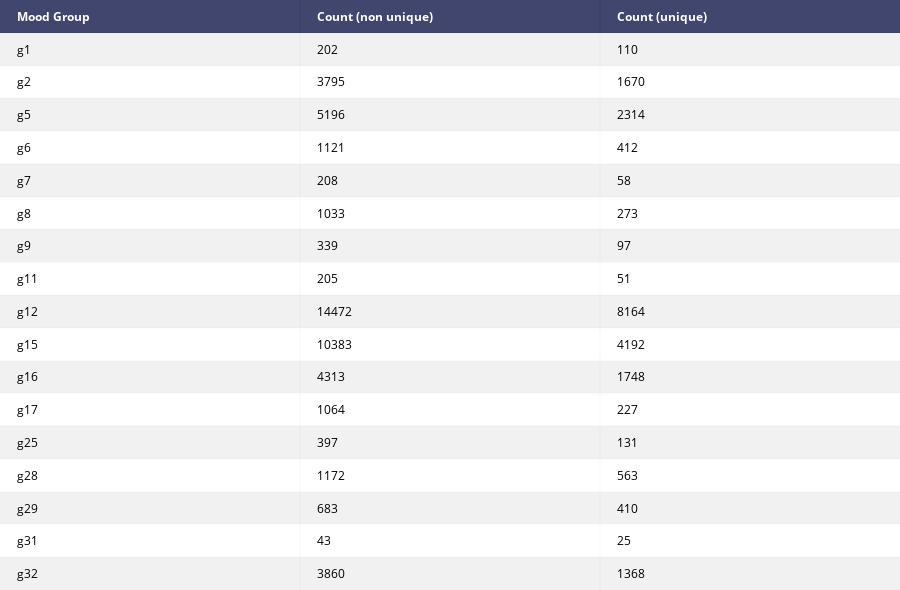

Write notebook code for a chart like this one.
### Code cell
count_table = [["Mood Group", "Count (non unique)", "Count (unique)"]]

unique_set = ama_nodup_data[ama_nodup_data["mood_count"] == 1] # Remove rows with more than one label

ama_nodup_data["g16"].value_counts()

for group in groups:
    count_table.append([group, ama_nodup_data[group].value_counts()[1],  unique_set[group].value_counts()[1]])
    
table = ff.create_table(count_table)
iplot(table)

### Figure 1 — Plotly figure (JSON) as saved in the notebook; plotly's stock layout.template omitted (floating-point values rounded to 4 significant figures)
{"data": [{"colorscale": [[0, "#00083e"], [0.5, "#ededee"], [1, "#ffffff"]], "hoverinfo": "none", "opacity": 0.75, "showscale": false, "type": "heatmap", "uid": "2a862301-c42a-4014-8ed8-1bf47ae32e17", "z": [[0, 0, 0], [0.5, 0.5, 0.5], [1, 1, 1], [0.5, 0.5, 0.5], [1, 1, 1], [0.5, 0.5, 0.5], [1, 1, 1], [0.5, 0.5, 0.5], [1, 1, 1], [0.5, 0.5, 0.5], [1, 1, 1], [0.5, 0.5, 0.5], [1, 1, 1], [0.5, 0.5, 0.5], [1, 1, 1], [0.5, 0.5, 0.5], [1, 1, 1], [0.5, 0.5, 0.5]]}], "layout": {"annotations": [{"align": "left", "font": {"color": "#ffffff"}, "showarrow": false, "text": "<b>Mood Group</b>", "x": -0.45, "xanchor": "left", "xref": "x", "y": 0, "yref": "y"}, {"align": "left", "font": {"color": "#ffffff"}, "showarrow": false, "text": "<b>Count (non unique)</b>", "x": 0.55, "xanchor": "left", "xref": "x", "y": 0, "yref": "y"}, {"align": "left", "font": {"color": "#ffffff"}, "showarrow": false, "text": "<b>Count (unique)</b>", "x": 1.55, "xanchor": "left", "xref": "x", "y": 0, "yref": "y"}, {"align": "left", "font": {"color": "#000000"}, "showarrow": false, "text": "g1", "x": -0.45, "xanchor": "left", "xref": "x", "y": 1, "yref": "y"}, {"align": "left", "font": {"color": "#000000"}, "showarrow": false, "text": "202", "x": 0.55, "xanchor": "left", "xref": "x", "y": 1, "yref": "y"}, {"align": "left", "font": {"color": "#000000"}, "showarrow": false, "text": "110", "x": 1.55, "xanchor": "left", "xref": "x", "y": 1, "yref": "y"}, {"align": "left", "font": {"color": "#000000"}, "showarrow": false, "text": "g2", "x": -0.45, "xanchor": "left", "xref": "x", "y": 2, "yref": "y"}, {"align": "left", "font": {"color": "#000000"}, "showarrow": false, "text": "3795", "x": 0.55, "xanchor": "left", "xref": "x", "y": 2, "yref": "y"}, {"align": "left", "font": {"color": "#000000"}, "showarrow": false, "text": "1670", "x": 1.55, "xanchor": "left", "xref": "x", "y": 2, "yref": "y"}, {"align": "left", "font": {"color": "#000000"}, "showarrow": false, "text": "g5", "x": -0.45, "xanchor": "left", "xref": "x", "y": 3, "yref": "y"}, {"align": "left", "font": {"color": "#000000"}, "showarrow": false, "text": "5196", "x": 0.55, "xanchor": "left", "xref": "x", "y": 3, "yref": "y"}, {"align": "left", "font": {"color": "#000000"}, "showarrow": false, "text": "2314", "x": 1.55, "xanchor": "left", "xref": "x", "y": 3, "yref": "y"}, {"align": "left", "font": {"color": "#000000"}, "showarrow": false, "text": "g6", "x": -0.45, "xanchor": "left", "xref": "x", "y": 4, "yref": "y"}, {"align": "left", "font": {"color": "#000000"}, "showarrow": false, "text": "1121", "x": 0.55, "xanchor": "left", "xref": "x", "y": 4, "yref": "y"}, {"align": "left", "font": {"color": "#000000"}, "showarrow": false, "text": "412", "x": 1.55, "xanchor": "left", "xref": "x", "y": 4, "yref": "y"}, {"align": "left", "font": {"color": "#000000"}, "showarrow": false, "text": "g7", "x": -0.45, "xanchor": "left", "xref": "x", "y": 5, "yref": "y"}, {"align": "left", "font": {"color": "#000000"}, "showarrow": false, "text": "208", "x": 0.55, "xanchor": "left", "xref": "x", "y": 5, "yref": "y"}, {"align": "left", "font": {"color": "#000000"}, "showarrow": false, "text": "58", "x": 1.55, "xanchor": "left", "xref": "x", "y": 5, "yref": "y"}, {"align": "left", "font": {"color": "#000000"}, "showarrow": false, "text": "g8", "x": -0.45, "xanchor": "left", "xref": "x", "y": 6, "yref": "y"}, {"align": "left", "font": {"color": "#000000"}, "showarrow": false, "text": "1033", "x": 0.55, "xanchor": "left", "xref": "x", "y": 6, "yref": "y"}, {"align": "left", "font": {"color": "#000000"}, "showarrow": false, "text": "273", "x": 1.55, "xanchor": "left", "xref": "x", "y": 6, "yref": "y"}, {"align": "left", "font": {"color": "#000000"}, "showarrow": false, "text": "g9", "x": -0.45, "xanchor": "left", "xref": "x", "y": 7, "yref": "y"}, {"align": "left", "font": {"color": "#000000"}, "showarrow": false, "text": "339", "x": 0.55, "xanchor": "left", "xref": "x", "y": 7, "yref": "y"}, {"align": "left", "font": {"color": "#000000"}, "showarrow": false, "text": "97", "x": 1.55, "xanchor": "left", "xref": "x", "y": 7, "yref": "y"}, {"align": "left", "font": {"color": "#000000"}, "showarrow": false, "text": "g11", "x": -0.45, "xanchor": "left", "xref": "x", "y": 8, "yref": "y"}, {"align": "left", "font": {"color": "#000000"}, "showarrow": false, "text": "205", "x": 0.55, "xanchor": "left", "xref": "x", "y": 8, "yref": "y"}, {"align": "left", "font": {"color": "#000000"}, "showarrow": false, "text": "51", "x": 1.55, "xanchor": "left", "xref": "x", "y": 8, "yref": "y"}, {"align": "left", "font": {"color": "#000000"}, "showarrow": false, "text": "g12", "x": -0.45, "xanchor": "left", "xref": "x", "y": 9, "yref": "y"}, {"align": "left", "font": {"color": "#000000"}, "showarrow": false, "text": "14472", "x": 0.55, "xanchor": "left", "xref": "x", "y": 9, "yref": "y"}, {"align": "left", "font": {"color": "#000000"}, "showarrow": false, "text": "8164", "x": 1.55, "xanchor": "left", "xref": "x", "y": 9, "yref": "y"}, {"align": "left", "font": {"color": "#000000"}, "showarrow": false, "text": "g15", "x": -0.45, "xanchor": "left", "xref": "x", "y": 10, "yref": "y"}, {"align": "left", "font": {"color": "#000000"}, "showarrow": false, "text": "10383", "x": 0.55, "xanchor": "left", "xref": "x", "y": 10, "yref": "y"}, {"align": "left", "font": {"color": "#000000"}, "showarrow": false, "text": "4192", "x": 1.55, "xanchor": "left", "xref": "x", "y": 10, "yref": "y"}, {"align": "left", "font": {"color": "#000000"}, "showarrow": false, "text": "g16", "x": -0.45, "xanchor": "left", "xref": "x", "y": 11, "yref": "y"}, {"align": "left", "font": {"color": "#000000"}, "showarrow": false, "text": "4313", "x": 0.55, "xanchor": "left", "xref": "x", "y": 11, "yref": "y"}, {"align": "left", "font": {"color": "#000000"}, "showarrow": false, "text": "1748", "x": 1.55, "xanchor": "left", "xref": "x", "y": 11, "yref": "y"}, {"align": "left", "font": {"color": "#000000"}, "showarrow": false, "text": "g17", "x": -0.45, "xanchor": "left", "xref": "x", "y": 12, "yref": "y"}, {"align": "left", "font": {"color": "#000000"}, "showarrow": false, "text": "1064", "x": 0.55, "xanchor": "left", "xref": "x", "y": 12, "yref": "y"}, {"align": "left", "font": {"color": "#000000"}, "showarrow": false, "text": "227", "x": 1.55, "xanchor": "left", "xref": "x", "y": 12, "yref": "y"}, {"align": "left", "font": {"color": "#000000"}, "showarrow": false, "text": "g25", "x": -0.45, "xanchor": "left", "xref": "x", "y": 13, "yref": "y"}, {"align": "left", "font": {"color": "#000000"}, "showarrow": false, "text": "397", "x": 0.55, "xanchor": "left", "xref": "x", "y": 13, "yref": "y"}, {"align": "left", "font": {"color": "#000000"}, "showarrow": false, "text": "131", "x": 1.55, "xanchor": "left", "xref": "x", "y": 13, "yref": "y"}, {"align": "left", "font": {"color": "#000000"}, "showarrow": false, "text": "g28", "x": -0.45, "xanchor": "left", "xref": "x", "y": 14, "yref": "y"}, {"align": "left", "font": {"color": "#000000"}, "showarrow": false, "text": "1172", "x": 0.55, "xanchor": "left", "xref": "x", "y": 14, "yref": "y"}, {"align": "left", "font": {"color": "#000000"}, "showarrow": false, "text": "563", "x": 1.55, "xanchor": "left", "xref": "x", "y": 14, "yref": "y"}, {"align": "left", "font": {"color": "#000000"}, "showarrow": false, "text": "g29", "x": -0.45, "xanchor": "left", "xref": "x", "y": 15, "yref": "y"}, {"align": "left", "font": {"color": "#000000"}, "showarrow": false, "text": "683", "x": 0.55, "xanchor": "left", "xref": "x", "y": 15, "yref": "y"}, {"align": "left", "font": {"color": "#000000"}, "showarrow": false, "text": "410", "x": 1.55, "xanchor": "left", "xref": "x", "y": 15, "yref": "y"}, {"align": "left", "font": {"color": "#000000"}, "showarrow": false, "text": "g31", "x": -0.45, "xanchor": "left", "xref": "x", "y": 16, "yref": "y"}, {"align": "left", "font": {"color": "#000000"}, "showarrow": false, "text": "43", "x": 0.55, "xanchor": "left", "xref": "x", "y": 16, "yref": "y"}, {"align": "left", "font": {"color": "#000000"}, "showarrow": false, "text": "25", "x": 1.55, "xanchor": "left", "xref": "x", "y": 16, "yref": "y"}, {"align": "left", "font": {"color": "#000000"}, "showarrow": false, "text": "g32", "x": -0.45, "xanchor": "left", "xref": "x", "y": 17, "yref": "y"}, {"align": "left", "font": {"color": "#000000"}, "showarrow": false, "text": "3860", "x": 0.55, "xanchor": "left", "xref": "x", "y": 17, "yref": "y"}, {"align": "left", "font": {"color": "#000000"}, "showarrow": false, "text": "1368", "x": 1.55, "xanchor": "left", "xref": "x", "y": 17, "yref": "y"}], "height": 590, "margin": {"b": 0, "l": 0, "r": 0, "t": 0}, "xaxis": {"dtick": 1, "gridwidth": 2, "showticklabels": false, "tick0": -0.5, "ticks": "", "zeroline": false}, "yaxis": {"autorange": "reversed", "dtick": 1, "gridwidth": 2, "showticklabels": false, "tick0": 0.5, "ticks": "", "zeroline": false}}}
